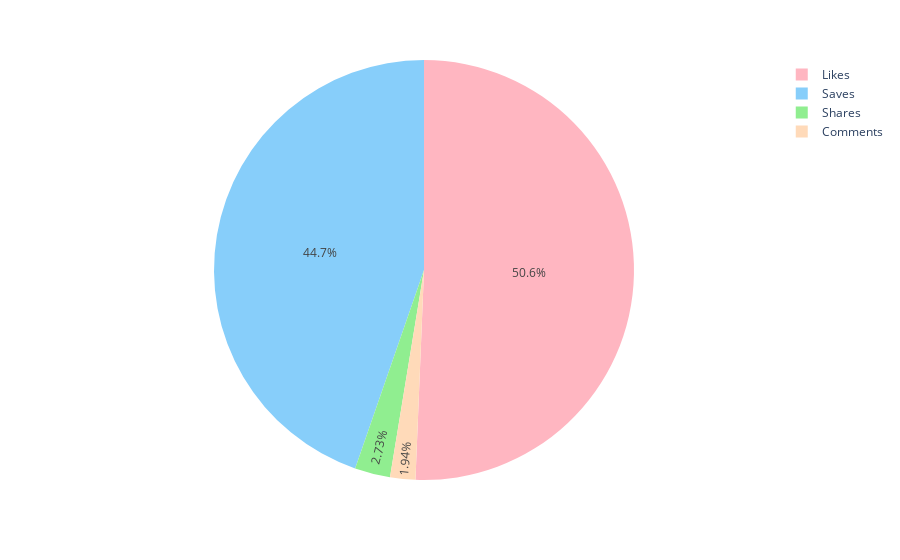

The notebook cell saved with this chart:
### Code cell
engagement_metrics=['Saves', 'Comments', 'Shares', 'Likes']
engagement_count=[data[metric].sum()for metric in engagement_metrics]

color=['#FFB6C1', '#87CEFA', '#90EE90', '#FFDAB9']

fig=px.pie(data_frame=data,values=engagement_count,
           names=engagement_metrics,
            color_discrete_sequence=colors)
fig.show()

### Figure 1 — Plotly figure (JSON) as saved in the notebook; plotly's stock layout.template omitted (floating-point values rounded to 4 significant figures)
{"data": [{"domain": {"x": [0, 1], "y": [0, 1]}, "hovertemplate": "label=%{label}<br>value=%{value}<extra></extra>", "labels": ["Saves", "Comments", "Shares", "Likes"], "legendgroup": "", "name": "", "showlegend": true, "type": "pie", "values": [18244, 793, 1114, 20680]}], "layout": {"legend": {"tracegroupgap": 0}, "margin": {"t": 60}, "piecolorway": ["#FFB6C1", "#87CEFA", "#90EE90", "#FFDAB9"]}}
